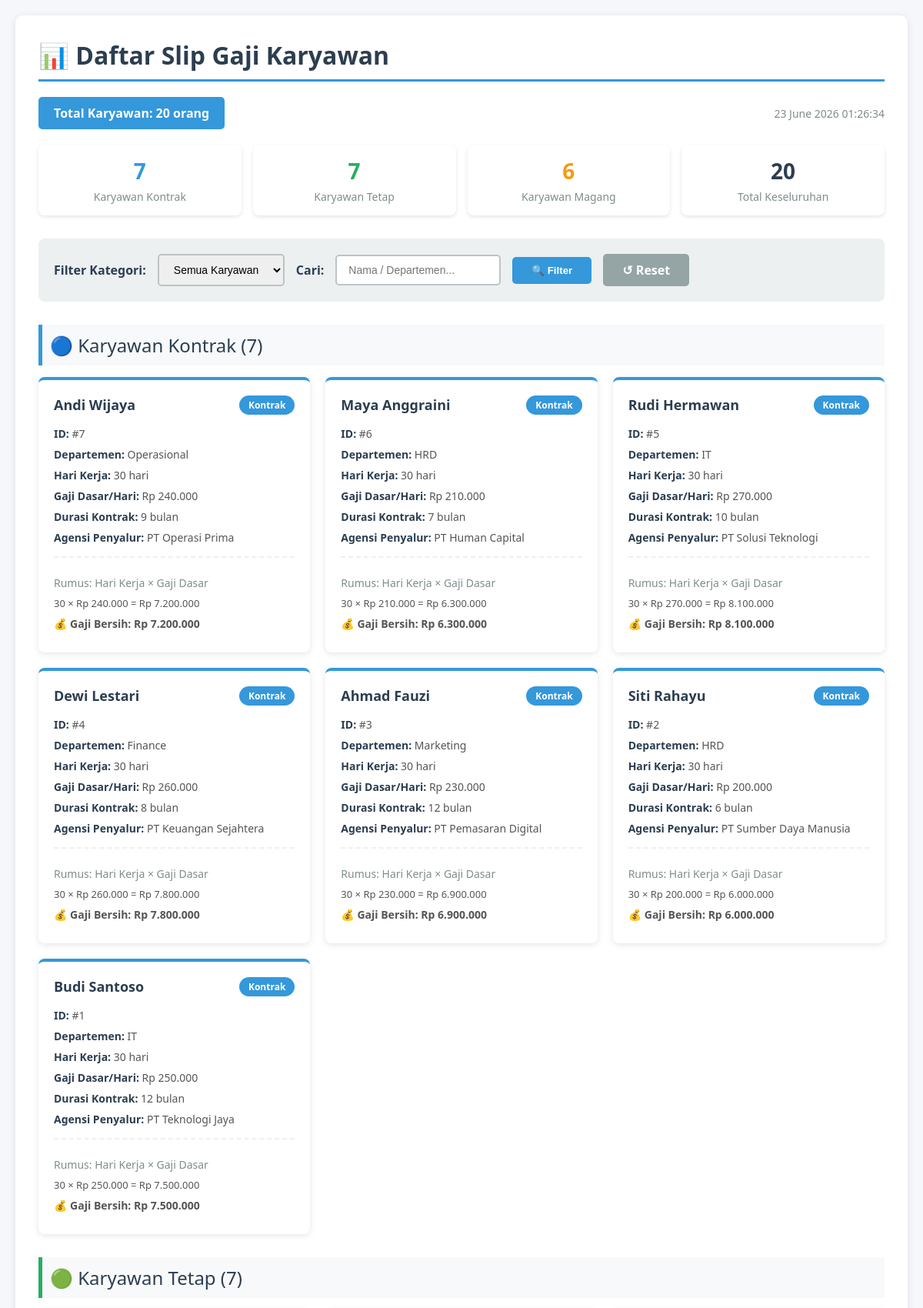
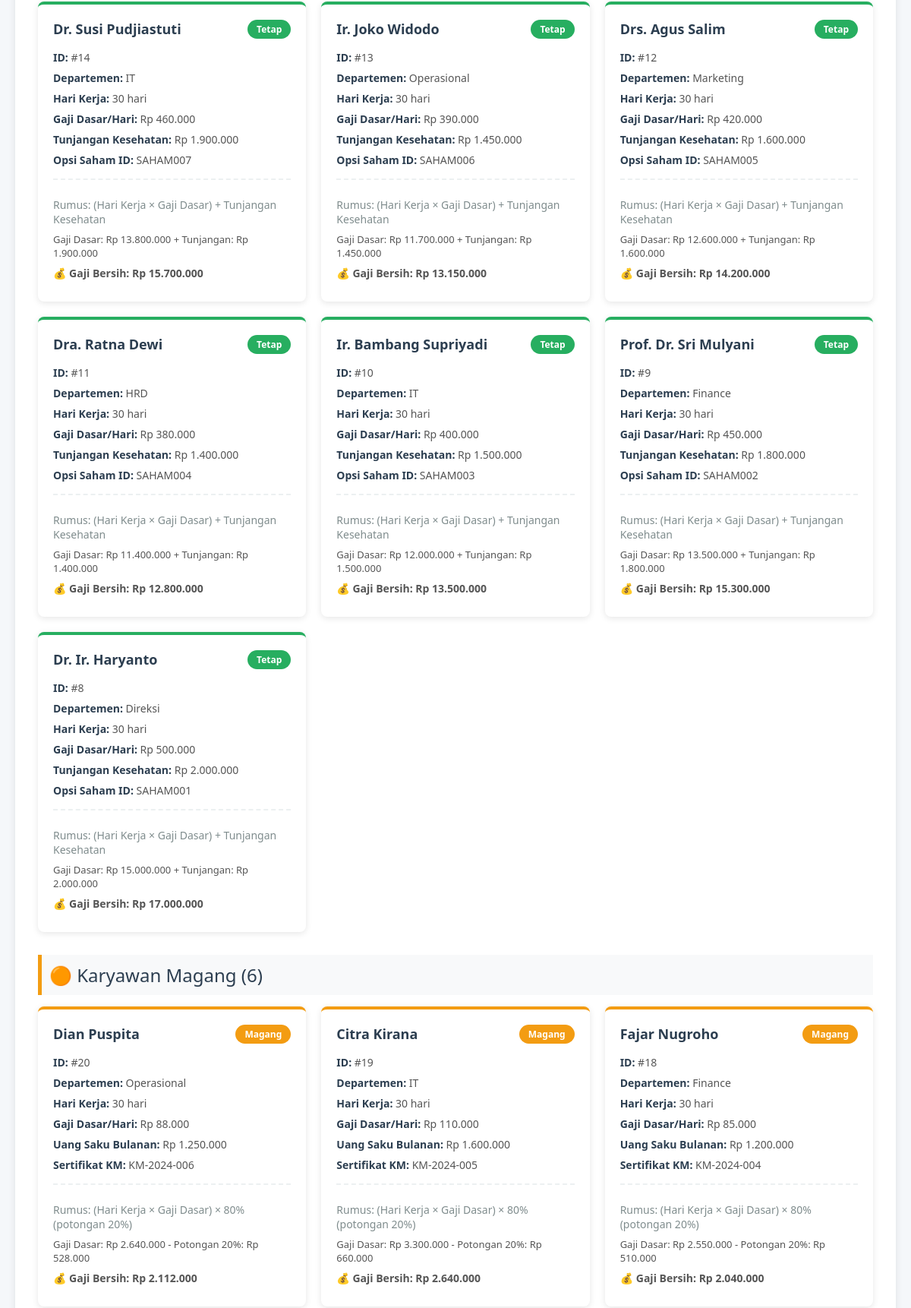
The app's page /slip_gaji.php (upper part) with its own data (2 pictures, top to bottom).
### tables this page shows
CREATE TABLE `tabel_karyawan` (
  `id_karyawan` int NOT NULL,
  `nama_karyawan` varchar(100) NOT NULL,
  `departemen` varchar(50) NOT NULL,
  `hari_kerja_masuk` date NOT NULL,
  `gaji_dasar_per_hari` decimal(15,2) NOT NULL,
  `jenis_karyawan` enum('Kontrak','Tetap','Magang') NOT NULL,
  `durasi_kontrak_bulan` int DEFAULT NULL,
  `agensi_penyalur` varchar(100) DEFAULT NULL,
  `tunjangan_kesehatan` decimal(15,2) DEFAULT NULL,
  `opsi_saham_id` varchar(50) DEFAULT NULL,
  `uang_saku_bulanan` decimal(15,2) DEFAULT NULL,
  `sertifikat_kampus_merdeka` varchar(100) DEFAULT NULL
);

### classes/KaryawanKontrak.php (called while the page is built, shortened)
<?php
require_once 'Karyawan.php';
class KaryawanKontrak extends Karyawan {
    public function hitungGajiBersih() {
        $jumlah_hari = $this->getJumlahHariKerja();
        return $jumlah_hari * $this->gaji_dasar_per_hari;
    }
    public static function getDataForView($koneksi, $filter = '') {
        $query = "SELECT * FROM tabel_karyawan WHERE jenis_karyawan = 'Kontrak'";
        $query .= " ORDER BY id_karyawan DESC";
        $result = mysqli_query($koneksi, $query);
        $data = [];
        while ($row = mysqli_fetch_assoc($result)) {
            $data[] = $row;
        }
        return $data;
    }
}
?>

### classes/KaryawanTetap.php (called while the page is built, shortened)
<?php
require_once 'Karyawan.php';
class KaryawanTetap extends Karyawan {
    private $tunjangan_kesehatan;
    public function __construct($id_karyawan, $nama_karyawan, $departemen, $hari_kerja_masuk, $gaji_dasar_per_hari, $tunjangan_kesehatan, $opsi_saham_id) {
        $this->tunjangan_kesehatan = $tunjangan_kesehatan;
    }
    public function hitungGajiBersih() {
        $jumlah_hari = $this->getJumlahHariKerja();
        return ($jumlah_hari * $this->gaji_dasar_per_hari) + $this->tunjangan_kesehatan;
    }
    public static function getDataForView($koneksi, $filter = '') {
        $query = "SELECT * FROM tabel_karyawan WHERE jenis_karyawan = 'Tetap'";
        $query .= " ORDER BY id_karyawan DESC";
        $result = mysqli_query($koneksi, $query);
        $data = [];
        while ($row = mysqli_fetch_assoc($result)) {
            $data[] = $row;
        }
        return $data;
    }
}
?>

### classes/KaryawanMagang.php (called while the page is built, shortened)
<?php
require_once 'Karyawan.php';
class KaryawanMagang extends Karyawan {
    public function hitungGajiBersih() {
        $jumlah_hari = $this->getJumlahHariKerja();
        return ($jumlah_hari * $this->gaji_dasar_per_hari) * 0.80;
    }
    public static function getDataForView($koneksi, $filter = '') {
        $query = "SELECT * FROM tabel_karyawan WHERE jenis_karyawan = 'Magang'";
        $query .= " ORDER BY id_karyawan DESC";
        $result = mysqli_query($koneksi, $query);
        $data = [];
        while ($row = mysqli_fetch_assoc($result)) {
            $data[] = $row;
        }
        return $data;
    }
}
?>

### classes/Karyawan.php (called while the page is built, shortened)
<?php
abstract class Karyawan {
    protected $hari_kerja_masuk;
    public function __construct($id_karyawan, $nama_karyawan, $departemen, $hari_kerja_masuk, $gaji_dasar_per_hari) {
        $this->hari_kerja_masuk = $hari_kerja_masuk;
        $this->gaji_dasar_per_hari = $gaji_dasar_per_hari;
    }
    public function getJumlahHariKerja() {
        $tanggal_masuk = strtotime($this->hari_kerja_masuk);
        $tanggal_sekarang = time();
        $selisih_hari = floor(($tanggal_sekarang - $tanggal_masuk) / (60 * 60 * 24));
        $minggu = floor($selisih_hari / 7);
        $sisa_hari = $selisih_hari % 7;
        $hari_kerja = ($minggu * 5) + min($sisa_hari, 5);
        return max(1, min(30, $hari_kerja));
    }
}
?>

### slip_gaji.php (the view, shortened to what this page needs)
<?php
require_once 'koneksi.php';
require_once 'classes/KaryawanKontrak.php';
require_once 'classes/KaryawanTetap.php';
require_once 'classes/KaryawanMagang.php';
$filter_jenis = isset($_GET['jenis']) ? $_GET['jenis'] : 'all';
$filter_search = isset($_GET['search']) ? $_GET['search'] : '';
$data_kontrak = [];
$data_tetap = [];
$data_magang = [];
if ($filter_jenis == 'all' || $filter_jenis == 'kontrak') {
    $data_kontrak = KaryawanKontrak::getDataForView($koneksi, $filter_search);
}
if ($filter_jenis == 'all' || $filter_jenis == 'tetap') {
    $data_tetap = KaryawanTetap::getDataForView($koneksi, $filter_search);
}
if ($filter_jenis == 'all' || $filter_jenis == 'magang') {
    $data_magang = KaryawanMagang::getDataForView($koneksi, $filter_search);
}
$total_karyawan = count($data_kontrak) + count($data_tetap) + count($data_magang);
?>
<!DOCTYPE html>
<html lang="id">
<head>
</head>
<body>
    <div class="container">
        <h1>📊 Daftar Slip Gaji Karyawan</h1>
        <div class="header-info">
            <div class="total-info">Total Karyawan: <?= $total_karyawan ?> orang</div>
            <div style="font-size: 14px; color: #7f8c8d;"><?= date('d F Y H:i:s') ?></div>
        </div>
        <div class="statistik">
            <div class="stat-box stat-kontrak">
                <div class="number"><?= count($data_kontrak) ?></div>
                <div class="label">Karyawan Kontrak</div>
            </div>
            <div class="stat-box stat-tetap">
                <div class="number"><?= count($data_tetap) ?></div>
                <div class="label">Karyawan Tetap</div>
            </div>
            <div class="stat-box stat-magang">
                <div class="number"><?= count($data_magang) ?></div>
                <div class="label">Karyawan Magang</div>
            </div>
            <div class="stat-box stat-total">
                <div class="number"><?= $total_karyawan ?></div>
                <div class="label">Total Keseluruhan</div>
            </div>
        </div>
        <div class="filter-section">
            <form method="GET" action="" style="display: flex; gap: 15px; flex-wrap: wrap; align-items: center; width: 100%;">
                <label for="jenis">Filter Kategori:</label>
                <select name="jenis" id="jenis">
                    <option value="all" <?= $filter_jenis == 'all' ? 'selected' : '' ?>>Semua Karyawan</option>
                </select>
                <label for="search">Cari:</label>
                <input type="text" name="search" id="search" placeholder="Nama / Departemen..." value="<?= htmlspecialchars($filter_search) ?>">
                <button type="submit">🔍 Filter</button>
                <a href="slip_gaji.php" class="reset-btn">↺ Reset</a>
            </form>
        </div>
<?php if ($filter_jenis == 'all' || $filter_jenis == 'kontrak'): ?>
<div class="section-title" style="border-left-color: #3498db;">🔵 Karyawan Kontrak (<?= count($data_kontrak) ?>)</div>
<?php if (count($data_kontrak) > 0): ?>
<div class="card-container">
    <?php foreach ($data_kontrak as $row):
        $karyawan = new KaryawanKontrak(
            $row['id_karyawan'],
            $row['nama_karyawan'],
            $row['departemen'],
            $row['hari_kerja_masuk'],
            $row['gaji_dasar_per_hari'],
            $row['durasi_kontrak_bulan'],
            $row['agensi_penyalur']
        );
        $gaji_bersih = $karyawan->hitungGajiBersih();
        $jumlah_hari = $karyawan->getJumlahHariKerja();
    ?>
    <div class="card" style="border-top-color: #3498db;">
        <div class="card-header">
            <h3><?= htmlspecialchars($row['nama_karyawan']) ?></h3>
            <span class="badge badge-kontrak">Kontrak</span>
        </div>
        <div class="card-body">
            <p><strong>ID:</strong> #<?= $row['id_karyawan'] ?></p>
            <p><strong>Departemen:</strong> <?= htmlspecialchars($row['departemen']) ?></p>
            <p><strong>Hari Kerja:</strong> <?= $jumlah_hari ?> hari</p>
            <p><strong>Gaji Dasar/Hari:</strong> Rp <?= number_format($row['gaji_dasar_per_hari'], 0, ',', '.') ?></p>
            <p><strong>Durasi Kontrak:</strong> <?= $row['durasi_kontrak_bulan'] ?> bulan</p>
            <p><strong>Agensi Penyalur:</strong> <?= htmlspecialchars($row['agensi_penyalur']) ?></p>
            <div class="gaji-container">
                <p style="font-size: 14px; color: #7f8c8d;">Rumus: Hari Kerja × Gaji Dasar</p>
                <p style="font-size: 13px; color: #555;">
                    <?= $jumlah_hari ?> × Rp <?= number_format($row['gaji_dasar_per_hari'], 0, ',', '.') ?>
                    = Rp <?= number_format($jumlah_hari * $row['gaji_dasar_per_hari'], 0, ',', '.') ?>
                </p>
                <p class="gaji-bersih">💰 Gaji Bersih: Rp <?= number_format($gaji_bersih, 0, ',', '.') ?></p>
            </div>
        </div>
    </div>
    <?php endforeach; ?>
</div>
<?php else: ?>
<div class="empty-state">Tidak ada data karyawan kontrak</div>
<?php endif; ?>
<?php endif; ?>
        <?php if ($filter_jenis == 'all' || $filter_jenis == 'tetap'): ?>
        <div class="section-title" style="border-left-color: #27ae60;">🟢 Karyawan Tetap (<?= count($data_tetap) ?>)</div>
        <?php if (count($data_tetap) > 0): ?>
        <div class="card-container">
            <?php foreach ($data_tetap as $row):
                $karyawan = new KaryawanTetap(
                    $row['id_karyawan'],
                    $row['nama_karyawan'],
                    $row['departemen'],
                    $row['hari_kerja_masuk'],
                    $row['gaji_dasar_per_hari'],
                    $row['tunjangan_kesehatan'],
                    $row['opsi_saham_id']
                );
                $gaji_bersih = $karyawan->hitungGajiBersih();
                $jumlah_hari = $karyawan->getJumlahHariKerja();
                $gaji_dasar_total = $jumlah_hari * $row['gaji_dasar_per_hari'];
            ?>
            <div class="card" style="border-top-color: #27ae60;">
                <div class="card-header">
                    <h3><?= htmlspecialchars($row['nama_karyawan']) ?></h3>
                    <span class="badge badge-tetap">Tetap</span>
                </div>
                <div class="card-body">
                    <p><strong>ID:</strong> #<?= $row['id_karyawan'] ?></p>
                    <p><strong>Departemen:</strong> <?= htmlspecialchars($row['departemen']) ?></p>
                    <p><strong>Hari Kerja:</strong> <?= $jumlah_hari ?> hari</p>
                    <p><strong>Gaji Dasar/Hari:</strong> Rp <?= number_format($row['gaji_dasar_per_hari'], 0, ',', '.') ?></p>
                    <p><strong>Tunjangan Kesehatan:</strong> Rp <?= number_format($row['tunjangan_kesehatan'], 0, ',', '.') ?></p>
                    <p><strong>Opsi Saham ID:</strong> <?= htmlspecialchars($row['opsi_saham_id']) ?></p>
                    <div class="gaji-container">
                        <p style="font-size: 14px; color: #7f8c8d;">Rumus: (Hari Kerja × Gaji Dasar) + Tunjangan Kesehatan</p>
                        <p style="font-size: 13px; color: #555;">
                            Gaji Dasar: Rp <?= number_format($gaji_dasar_total, 0, ',', '.') ?>
                            + Tunjangan: Rp <?= number_format($row['tunjangan_kesehatan'], 0, ',', '.') ?>
                        </p>
                        <p class="gaji-bersih">💰 Gaji Bersih: Rp <?= number_format($gaji_bersih, 0, ',', '.') ?></p>
                    </div>
                </div>
            </div>
            <?php endforeach; ?>
        </div>
        <?php else: ?>
        <div class="empty-state">Tidak ada data karyawan tetap</div>
        <?php endif; ?>
        <?php endif; ?>
        <?php if ($filter_jenis == 'all' || $filter_jenis == 'magang'): ?>
        <div class="section-title" style="border-left-color: #f39c12;">🟠 Karyawan Magang (<?= count($data_magang) ?>)</div>
        <?php if (count($data_magang) > 0): ?>
        <div class="card-container">
            <?php foreach ($data_magang as $row):
                $karyawan = new KaryawanMagang(
                    $row['id_karyawan'],
                    $row['nama_karyawan'],
                    $row['departemen'],
                    $row['hari_kerja_masuk'],
                    $row['gaji_dasar_per_hari'],
                    $row['uang_saku_bulanan'],
                    $row['sertifikat_kampus_merdeka']
                );
                $gaji_bersih = $karyawan->hitungGajiBersih();
                $jumlah_hari = $karyawan->getJumlahHariKerja();
                $gaji_dasar_total = $jumlah_hari * $row['gaji_dasar_per_hari'];
                $potongan = $gaji_dasar_total * 0.20;
            ?>
            <div class="card" style="border-top-color: #f39c12;">
                <div class="card-header">
                    <h3><?= htmlspecialchars($row['nama_karyawan']) ?></h3>
                    <span class="badge badge-magang">Magang</span>
                </div>
                <div class="card-body">
                    <p><strong>ID:</strong> #<?= $row['id_karyawan'] ?></p>
                    <p><strong>Departemen:</strong> <?= htmlspecialchars($row['departemen']) ?></p>
                    <p><strong>Hari Kerja:</strong> <?= $jumlah_hari ?> hari</p>
                    <p><strong>Gaji Dasar/Hari:</strong> Rp <?= number_format($row['gaji_dasar_per_hari'], 0, ',', '.') ?></p>
                    <p><strong>Uang Saku Bulanan:</strong> Rp <?= number_format($row['uang_saku_bulanan'], 0, ',', '.') ?></p>
                    <p><strong>Sertifikat KM:</strong> <?= htmlspecialchars($row['sertifikat_kampus_merdeka']) ?></p>
                    <div class="gaji-container">
                        <p style="font-size: 14px; color: #7f8c8d;">Rumus: (Hari Kerja × Gaji Dasar) × 80% (potongan 20%)</p>
                        <p style="font-size: 13px; color: #555;">
                            Gaji Dasar: Rp <?= number_format($gaji_dasar_total, 0, ',', '.') ?>
                            - Potongan 20%: Rp <?= number_format($potongan, 0, ',', '.') ?>
                        </p>
                        <p class="gaji-bersih">💰 Gaji Bersih: Rp <?= number_format($gaji_bersih, 0, ',', '.') ?></p>
                    </div>
                </div>
            </div>
            <?php endforeach; ?>
        </div>
        <?php else: ?>
        <div class="empty-state">Tidak ada data karyawan magang</div>
        <?php endif; ?>
        <?php endif; ?>
    </div>
</body>
</html>

### records on screen
tabel_karyawan: nama_karyawan "Andi Wijaya", id_karyawan "7", departemen "Operasional", hari_kerja_masuk "30", gaji_dasar_per_hari "240.000", durasi_kontrak_bulan "9", agensi_penyalur "PT Operasi Prima", $jumlah_hari * $row['gaji_dasar_per_hari'] "7.200.000", gaji_bersih "7.200.000"
tabel_karyawan: nama_karyawan "Maya Anggraini", id_karyawan "6", departemen "HRD", hari_kerja_masuk "30", gaji_dasar_per_hari "210.000", durasi_kontrak_bulan "7", agensi_penyalur "PT Human Capital", $jumlah_hari * $row['gaji_dasar_per_hari'] "6.300.000", gaji_bersih "6.300.000"
tabel_karyawan: nama_karyawan "Rudi Hermawan", id_karyawan "5", departemen "IT", hari_kerja_masuk "30", gaji_dasar_per_hari "270.000", durasi_kontrak_bulan "10", agensi_penyalur "PT Solusi Teknologi", $jumlah_hari * $row['gaji_dasar_per_hari'] "8.100.000", gaji_bersih "8.100.000"
tabel_karyawan: nama_karyawan "Dewi Lestari", id_karyawan "4", departemen "Finance", hari_kerja_masuk "30", gaji_dasar_per_hari "260.000", durasi_kontrak_bulan "8", agensi_penyalur "PT Keuangan Sejahtera", $jumlah_hari * $row['gaji_dasar_per_hari'] "7.800.000", gaji_bersih "7.800.000"
tabel_karyawan: nama_karyawan "Ahmad Fauzi", id_karyawan "3", departemen "Marketing", hari_kerja_masuk "30", gaji_dasar_per_hari "230.000", durasi_kontrak_bulan "12", agensi_penyalur "PT Pemasaran Digital", $jumlah_hari * $row['gaji_dasar_per_hari'] "6.900.000", gaji_bersih "6.900.000"
tabel_karyawan: nama_karyawan "Siti Rahayu", id_karyawan "2", departemen "HRD", hari_kerja_masuk "30", gaji_dasar_per_hari "200.000", durasi_kontrak_bulan "6", agensi_penyalur "PT Sumber Daya Manusia", $jumlah_hari * $row['gaji_dasar_per_hari'] "6.000.000", gaji_bersih "6.000.000"
tabel_karyawan: nama_karyawan "Budi Santoso", id_karyawan "1", departemen "IT", hari_kerja_masuk "30", gaji_dasar_per_hari "250.000", durasi_kontrak_bulan "12", agensi_penyalur "PT Teknologi Jaya", $jumlah_hari * $row['gaji_dasar_per_hari'] "7.500.000", gaji_bersih "7.500.000"
tabel_karyawan: nama_karyawan "Dr. Susi Pudjiastuti", id_karyawan "14", departemen "IT", hari_kerja_masuk "30", gaji_dasar_per_hari "460.000", tunjangan_kesehatan "1.900.000", opsi_saham "SAHAM007", gaji_dasar_total "13.800.000", gaji_bersih "15.700.000"
tabel_karyawan: nama_karyawan "Ir. Joko Widodo", id_karyawan "13", departemen "Operasional", hari_kerja_masuk "30", gaji_dasar_per_hari "390.000", tunjangan_kesehatan "1.450.000", opsi_saham "SAHAM006", gaji_dasar_total "11.700.000", gaji_bersih "13.150.000"
tabel_karyawan: nama_karyawan "Drs. Agus Salim", id_karyawan "12", departemen "Marketing", hari_kerja_masuk "30", gaji_dasar_per_hari "420.000", tunjangan_kesehatan "1.600.000", opsi_saham "SAHAM005", gaji_dasar_total "12.600.000", gaji_bersih "14.200.000"
tabel_karyawan: nama_karyawan "Dra. Ratna Dewi", id_karyawan "11", departemen "HRD", hari_kerja_masuk "30", gaji_dasar_per_hari "380.000", tunjangan_kesehatan "1.400.000", opsi_saham "SAHAM004", gaji_dasar_total "11.400.000", gaji_bersih "12.800.000"
tabel_karyawan: nama_karyawan "Ir. Bambang Supriyadi", id_karyawan "10", departemen "IT", hari_kerja_masuk "30", gaji_dasar_per_hari "400.000", tunjangan_kesehatan "1.500.000", opsi_saham "SAHAM003", gaji_dasar_total "12.000.000", gaji_bersih "13.500.000"
tabel_karyawan: nama_karyawan "Prof. Dr. Sri Mulyani", id_karyawan "9", departemen "Finance", hari_kerja_masuk "30", gaji_dasar_per_hari "450.000", tunjangan_kesehatan "1.800.000", opsi_saham "SAHAM002", gaji_dasar_total "13.500.000", gaji_bersih "15.300.000"
tabel_karyawan: nama_karyawan "Dr. Ir. Haryanto", id_karyawan "8", departemen "Direksi", hari_kerja_masuk "30", gaji_dasar_per_hari "500.000", tunjangan_kesehatan "2.000.000", opsi_saham "SAHAM001", gaji_dasar_total "15.000.000", gaji_bersih "17.000.000"
tabel_karyawan: nama_karyawan "Dian Puspita", id_karyawan "20", departemen "Operasional", hari_kerja_masuk "30", gaji_dasar_per_hari "88.000", uang_saku_bulanan "1.250.000", sertifikat_kampus_merdeka "KM-2024-006", gaji_dasar_total "2.640.000", potongan "528.000", gaji_bersih "2.112.000"
tabel_karyawan: nama_karyawan "Citra Kirana", id_karyawan "19", departemen "IT", hari_kerja_masuk "30", gaji_dasar_per_hari "110.000", uang_saku_bulanan "1.600.000", sertifikat_kampus_merdeka "KM-2024-005", gaji_dasar_total "3.300.000", potongan "660.000", gaji_bersih "2.640.000"
tabel_karyawan: nama_karyawan "Fajar Nugroho", id_karyawan "18", departemen "Finance", hari_kerja_masuk "30", gaji_dasar_per_hari "85.000", uang_saku_bulanan "1.200.000", sertifikat_kampus_merdeka "KM-2024-004", gaji_dasar_total "2.550.000", potongan "510.000", gaji_bersih "2.040.000"

### other values on screen
$total_karyawan "20"
count($data_kontrak) "7"
count($data_tetap) "7"
count($data_magang) "6"
